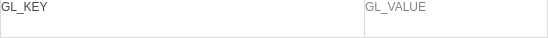
<?xml version="1.0" encoding="UTF-8"?>
<ui version="4.0">
 <class>InfoDetailWidget</class>
 <widget class="QWidget" name="InfoDetailWidget">
  <property name="geometry">
   <rect>
    <x>0</x>
    <y>0</y>
    <width>548</width>
    <height>38</height>
   </rect>
  </property>
  <property name="minimumSize">
   <size>
    <width>30</width>
    <height>0</height>
   </size>
  </property>
  <property name="windowTitle">
   <string>Form</string>
  </property>
  <property name="styleSheet">
   <string notr="true">QWidget
{
	background: #fff;
}

QWidget#mainWidget
{
	border: 2px solid #dadada;
}

QWidget#keyLabel {
    color: #444;
}

QWidget#valueLabel {
    color: #828282;
}

QLabel#verticalLine
{
	background-color: #dadada;
}</string>
  </property>
  <layout class="QHBoxLayout" name="horizontalLayout_2">
   <property name="spacing">
    <number>0</number>
   </property>
   <property name="leftMargin">
    <number>0</number>
   </property>
   <property name="topMargin">
    <number>0</number>
   </property>
   <property name="rightMargin">
    <number>0</number>
   </property>
   <property name="bottomMargin">
    <number>0</number>
   </property>
   <item>
    <widget class="QWidget" name="mainWidget" native="true">
     <layout class="QHBoxLayout" name="horizontalLayout_3" stretch="2,0,1">
      <property name="spacing">
       <number>0</number>
      </property>
      <property name="leftMargin">
       <number>1</number>
      </property>
      <property name="topMargin">
       <number>0</number>
      </property>
      <property name="rightMargin">
       <number>1</number>
      </property>
      <property name="bottomMargin">
       <number>1</number>
      </property>
      <item>
       <widget class="QLabel" name="keyLabel">
        <property name="text">
         <string>GL_KEY</string>
        </property>
        <property name="alignment">
         <set>Qt::AlignLeading|Qt::AlignLeft|Qt::AlignTop</set>
        </property>
        <property name="margin">
         <number>10</number>
        </property>
       </widget>
      </item>
      <item>
       <widget class="QLabel" name="verticalLine">
        <property name="minimumSize">
         <size>
          <width>0</width>
          <height>0</height>
         </size>
        </property>
        <property name="maximumSize">
         <size>
          <width>1</width>
          <height>16777215</height>
         </size>
        </property>
        <property name="text">
         <string/>
        </property>
       </widget>
      </item>
      <item>
       <widget class="QLabel" name="valueLabel">
        <property name="text">
         <string>GL_VALUE</string>
        </property>
        <property name="alignment">
         <set>Qt::AlignLeading|Qt::AlignLeft|Qt::AlignTop</set>
        </property>
        <property name="wordWrap">
         <bool>false</bool>
        </property>
        <property name="margin">
         <number>10</number>
        </property>
       </widget>
      </item>
     </layout>
    </widget>
   </item>
  </layout>
 </widget>
 <resources/>
 <connections/>
</ui>
